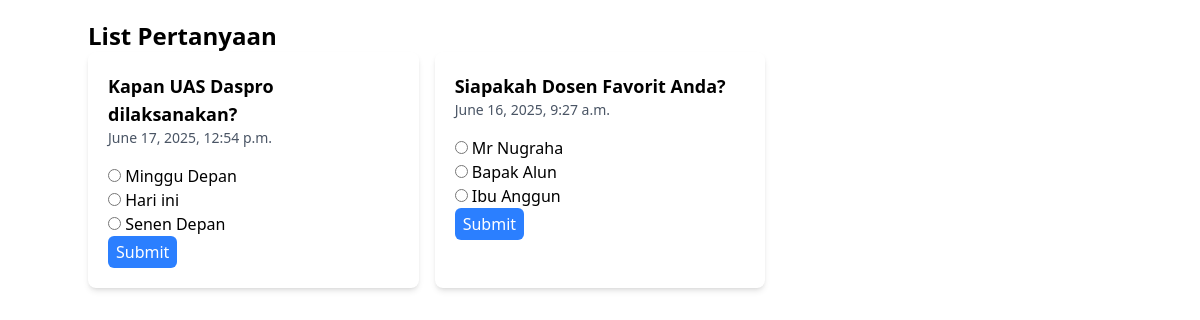
The page / on the database its author committed.
### polls/models.py (models this page shows)
class Question(models.Model):
    question_text = models.CharField(max_length=200)
    pub_date = models.DateTimeField("date published")

class Choice(models.Model):
    question = models.ForeignKey(Question, on_delete=models.CASCADE)
    choice_text = models.CharField(max_length=200)
    votes = models.IntegerField(default=0)

### polls/views.py (the view)
# urls.py: path("", views.html_index, name="html_index"),
def html_index(request):
    latest_question_list = Question.objects.order_by('-pub_date')[:5]
    answer_list = Choice.objects.all()
    context = {
        "latest_question_list": latest_question_list,
        "answer_list": answer_list
    }
    return render(request, "index.html", context)

### polls/templates/index.html (shortened to what this page needs)
<!DOCTYPE html>
<html lang="en">
<head>
    <script src="https://cdn.jsdelivr.net/npm/@tailwindcss/browser@4"></script>
</head>
<body>
    <div class="container mx-auto py-5">
        <h1 class="text-2xl font-bold">
            List Pertanyaan
        </h1>
        <div class="grid grid-cols-1 md:grid-cols-2 lg:grid-cols-3 gap-4">
            {% for question in latest_question_list %}
                <div class="bg-white rounded-lg shadow-md p-5">
                    <h2 class="text-lg font-semibold">{{ question.question_text }}</h2>
                    <p class="text-sm text-gray-600">{{ question.pub_date }}</p>
                    <form action="#" method="post" class="mt-4">
                        {% for answer in answer_list %}
                            {% if answer.question == question %}
                                <label for="answer{{ forloop.counter }}" class="w-full block cursor-pointer">
                                    <input type="radio" name="answer" value="{{ answer.id }}" id="answer{{ forloop.counter }}">
                                    {{ answer.choice_text }}
                                </label>
                            {% endif %}
                        {% endfor %}
                        <button type="submit" class="cursor-pointermt-4 bg-blue-500 text-white px-2 py-1 rounded-md">
                            Submit
                        </button>
                    </form>
                </div>
            {% endfor %}
        </div>
    </div>
</body>
</html>

### rows shown on the page
Question: question_text "Kapan UAS Daspro dilaksanakan?", pub_date "June 17, 2025, 12:54 p.m."
Choice: choice_text "Minggu Depan"
Choice: choice_text "Hari ini"
Choice: choice_text "Senen Depan"
Question: question_text "Siapakah Dosen Favorit Anda?", pub_date "June 16, 2025, 9:27 a.m."
Choice: choice_text "Mr Nugraha"
Choice: choice_text "Bapak Alun"
Choice: choice_text "Ibu Anggun"
